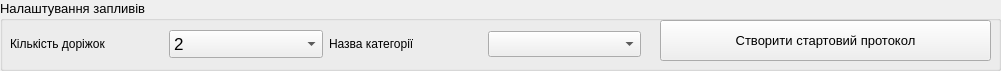
    <widget class="QGroupBox" name="groupBox">
     <property name="geometry">
      <rect>
       <x>10</x>
       <y>530</y>
       <width>1001</width>
       <height>71</height>
      </rect>
     </property>
     <property name="font">
      <font>
       <pointsize>10</pointsize>
      </font>
     </property>
     <property name="title">
      <string>Налаштування запливів</string>
     </property>
     <widget class="QPushButton" name="pushButton_createSwim">
      <property name="geometry">
       <rect>
        <x>660</x>
        <y>20</y>
        <width>331</width>
        <height>41</height>
       </rect>
      </property>
      <property name="font">
       <font>
        <pointsize>10</pointsize>
       </font>
      </property>
      <property name="text">
       <string>Створити стартовий протокол</string>
      </property>
     </widget>
     <widget class="QWidget" name="layoutWidget">
      <property name="geometry">
       <rect>
        <x>10</x>
        <y>30</y>
        <width>631</width>
        <height>29</height>
       </rect>
      </property>
      <layout class="QGridLayout" name="gridLayout">
       <item row="0" column="0">
        <widget class="QLabel" name="label">
         <property name="font">
          <font>
           <pointsize>9</pointsize>
          </font>
         </property>
         <property name="text">
          <string>Кількість доріжок</string>
         </property>
        </widget>
       </item>
       <item row="0" column="1">
        <widget class="QComboBox" name="comboBox_countWays">
         <property name="font">
          <font>
           <pointsize>13</pointsize>
          </font>
         </property>
         <item>
          <property name="text">
           <string>2</string>
          </property>
         </item>
         <item>
          <property name="text">
           <string>3</string>
          </property>
         </item>
         <item>
          <property name="text">
           <string>4</string>
          </property>
         </item>
         <item>
          <property name="text">
           <string>5</string>
          </property>
         </item>
         <item>
          <property name="text">
           <string>6</string>
          </property>
         </item>
         <item>
          <property name="text">
           <string>7</string>
          </property>
         </item>
         <item>
          <property name="text">
           <string>8</string>
          </property>
         </item>
         <item>
          <property name="text">
           <string>9</string>
          </property>
         </item>
         <item>
          <property name="text">
           <string>10</string>
          </property>
         </item>
        </widget>
       </item>
       <item row="0" column="2">
        <widget class="QLabel" name="label_3">
         <property name="font">
          <font>
           <pointsize>9</pointsize>
          </font>
         </property>
         <property name="text">
          <string>Назва категорії</string>
         </property>
        </widget>
       </item>
       <item row="0" column="3">
        <widget class="QComboBox" name="comboBox_category">
         <property name="font">
          <font>
           <pointsize>11</pointsize>
          </font>
         </property>
        </widget>
       </item>
      </layout>
     </widget>
    </widget>
